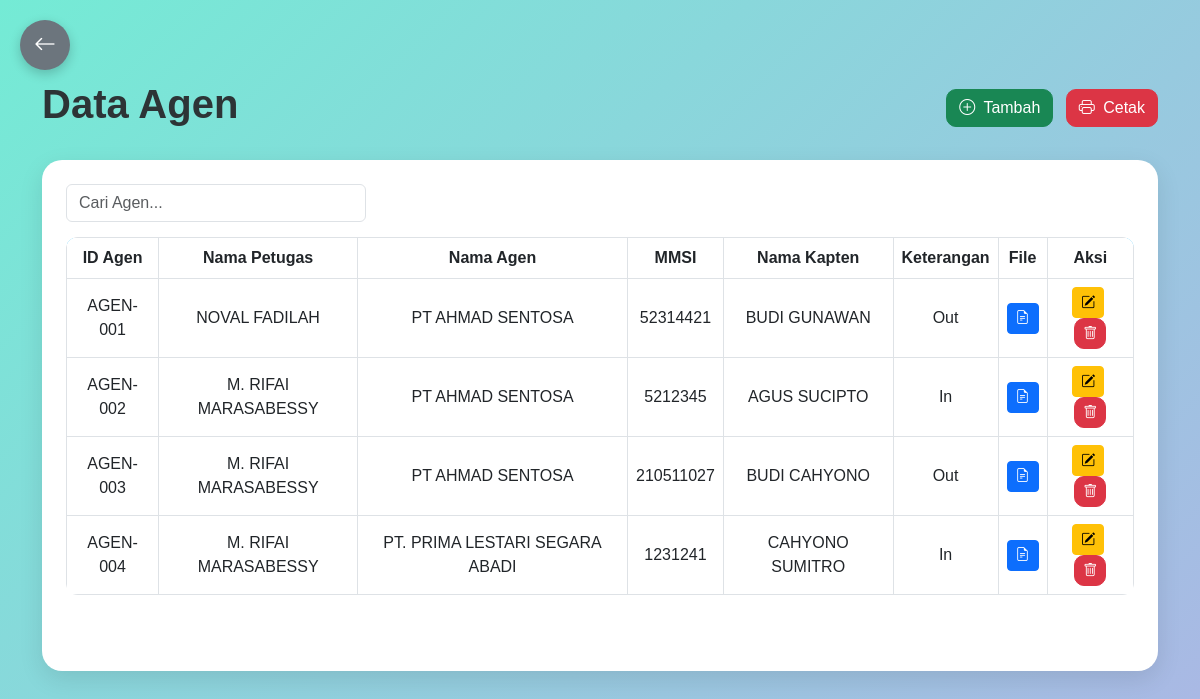
/UI/data_agen.php (signed in), run on the app's committed database.
### tables this page shows
CREATE TABLE `data_agen` (
  `id_agen` varchar(20) NOT NULL,
  `nama_agen` varchar(50) NOT NULL,
  `MMSI` int(10) DEFAULT NULL,
  `nama_kapten` varchar(50) NOT NULL,
  `keterangan` enum('In','Out','Passing') DEFAULT 'Passing',
  `nama_file` varchar(255) DEFAULT NULL,
  `id_petugas` varchar(100) DEFAULT NULL
);

CREATE TABLE `daftar_petugas` (
  `id_petugas` varchar(100) NOT NULL,
  `username` varchar(50) NOT NULL,
  `nama` varchar(100) NOT NULL,
  `shift` enum('Pagi','Siang','Malam') NOT NULL,
  `tanggal` date NOT NULL
);

### UI/data_agen.php (the view, shortened to what this page needs)
<?php
include 'koneksi.php';
$sql = "
    SELECT
        da.id_agen, da.nama_agen, da.nama_kapten, da.keterangan, da.MMSI, da.nama_file,
        dp.nama
    FROM
        data_agen da
    LEFT JOIN
        daftar_petugas dp ON da.id_petugas = dp.id_petugas
";
$result = mysqli_query($conn, $sql);
?>
<!DOCTYPE html>
<html lang="id">
<head>
    <link href="https://cdn.jsdelivr.net/npm/bootstrap@5.3.0-alpha1/dist/css/bootstrap.min.css" rel="stylesheet">
    <link href="https://cdn.jsdelivr.net/npm/bootstrap-icons/font/bootstrap-icons.css" rel="stylesheet">
</head>
<body>
<a href="dashboard.php" class="btn btn-back">
    <i class="bi bi-arrow-left"></i>
</a>
<div class="container">
    <div class="d-flex justify-content-between align-items-center mb-4">
        <h1>Data Agen</h1>
        <div>
            <a href="tambah_agen.php" class="btn btn-success me-2">
                <i class="bi bi-plus-circle me-1"></i> Tambah
            </a>
            <a href="cetak_laporan.php" class="btn btn-danger">
                <i class="bi bi-printer me-1"></i> Cetak
            </a>
        </div>
    </div>
    <div class="card p-4">
        <input type="text" id="searchInput" class="form-control search-box" placeholder="Cari Agen...">
        <div class="table-responsive">
            <table class="table table-bordered table-hover text-center align-middle" id="agenTable">
                <thead>
                    <tr>
                        <th>ID Agen</th>
                        <th>Nama Petugas</th>
                        <th>Nama Agen</th>
                        <th>MMSI</th>
                        <th>Nama Kapten</th>
                        <th>Keterangan</th>
                        <th>File</th>
                        <th>Aksi</th>
                    </tr>
                </thead>
                <tbody>
                    <?php if (mysqli_num_rows($result) > 0): ?>
                        <?php while ($row = mysqli_fetch_assoc($result)): ?>
                            <tr>
                                <td><?= htmlspecialchars($row['id_agen']); ?></td>
                                <td><?= htmlspecialchars($row['nama']); ?></td>
                                <td><?= htmlspecialchars($row['nama_agen']); ?></td>
                                <td><?= htmlspecialchars($row['MMSI']); ?></td>
                                <td><?= htmlspecialchars($row['nama_kapten']); ?></td>
                                <td><?= htmlspecialchars($row['keterangan']); ?></td>
                                <td>
                                    <?php if (!empty($row['nama_file'])): ?>
                                        <a href="uploads/<?= htmlspecialchars($row['nama_file']); ?>" target="_blank" class="btn btn-primary btn-sm">
                                            <i class="bi bi-file-earmark-text"></i>
                                        </a>
                                    <?php else: ?>
                                        <span class="text-muted">Tidak ada file</span>
                                    <?php endif; ?>
                                </td>
                                <td>
                                    <a href="edit_agen.php?id=<?= htmlspecialchars($row['id_agen']); ?>" class="btn btn-warning btn-sm me-1">
                                        <i class="bi bi-pencil-square"></i>
                                    </a>
                                    <a href="hapus_agen.php?id=<?= $row['id_agen']; ?>" class="btn btn-danger btn-sm" onclick="return confirm('Pastikan Data Agen yang anda hapus tidak terdapat pada Data Monitor,Yakin ingin menghapus agen ini?')">
                                        <i class="bi bi-trash"></i>
                                    </a>
                                </td>
                            </tr>
                        <?php endwhile; ?>
                    <?php else: ?>
                        <tr>
                            <td colspan="9" class="text-center text-muted">Tidak ada data agen</td>
                        </tr>
                    <?php endif; ?>
                </tbody>
            </table>
        </div>
        <nav>
        </nav>
    </div>
</div>
</body>
</html>

### UI/data_agen.php (style rules this page uses)
body { background: linear-gradient(135deg, #74ebd5 0%, #acb6e5 100%); font-family: 'Poppins', sans-serif; min-height: 100vh; padding-bottom: 50px; }
.btn-back { position: fixed; top: 20px; left: 20px; width: 50px; height: 50px; background: #6c757d; color: white; border-radius: 50%; display: flex; justify-content: center; align-items: center; font-size: 22px; border: none; box-shadow: 0 4px 12px rgba(0, 0, 0, 0.2); z-index: 999; transition: 0.3s; }
.container { padding-top: 80px; }
.card { border: none; border-radius: 20px; box-shadow: 0 8px 24px rgba(0, 0, 0, 0.1); background: #fff; animation: fadeIn 1s ease; }
h1 { font-weight: 600; color: #2d3436; }
.btn-success, .btn-danger { border-radius: 10px; font-weight: 500; }
.table { border-radius: 12px; overflow: hidden; }
.table thead { background-color: #4fc3f7; color: white; }
.table td, .table th { vertical-align: middle; }
.table-responsive { overflow-x: auto; }
.search-box { max-width: 300px; margin-bottom: 15px; }

### data on the page
data_agen: id_agen "AGEN-001", id_petugas.nama "NOVAL FADILAH", nama_agen "PT AHMAD SENTOSA", MMSI "52314421", nama_kapten "BUDI GUNAWAN", keterangan "Out"
data_agen: id_agen "AGEN-002", id_petugas.nama "M. RIFAI MARASABESSY", nama_agen "PT AHMAD SENTOSA", MMSI "5212345", nama_kapten "AGUS SUCIPTO", keterangan "In"
data_agen: id_agen "AGEN-003", id_petugas.nama "M. RIFAI MARASABESSY", nama_agen "PT AHMAD SENTOSA", MMSI "210511027", nama_kapten "BUDI CAHYONO", keterangan "Out"
data_agen: id_agen "AGEN-004", id_petugas.nama "M. RIFAI MARASABESSY", nama_agen "PT. PRIMA LESTARI SEGARA ABADI", MMSI "1231241", nama_kapten "CAHYONO SUMITRO", keterangan "In"
